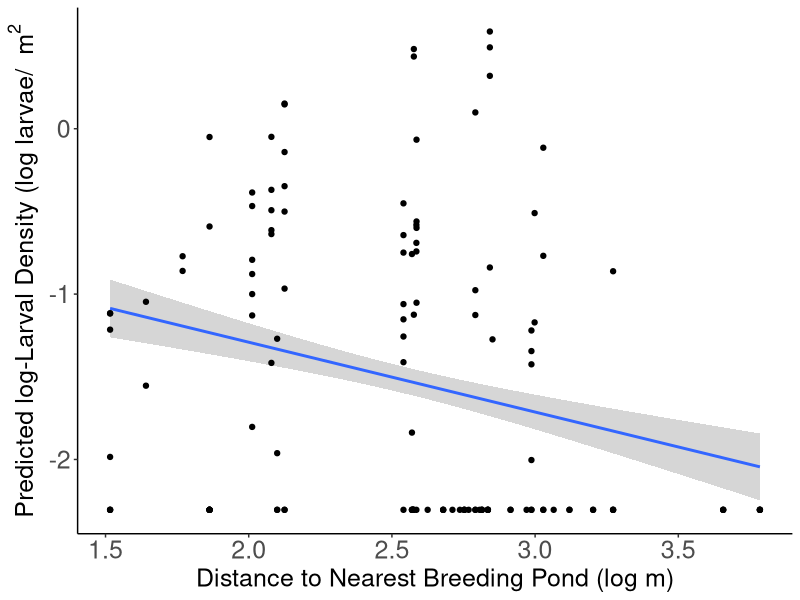
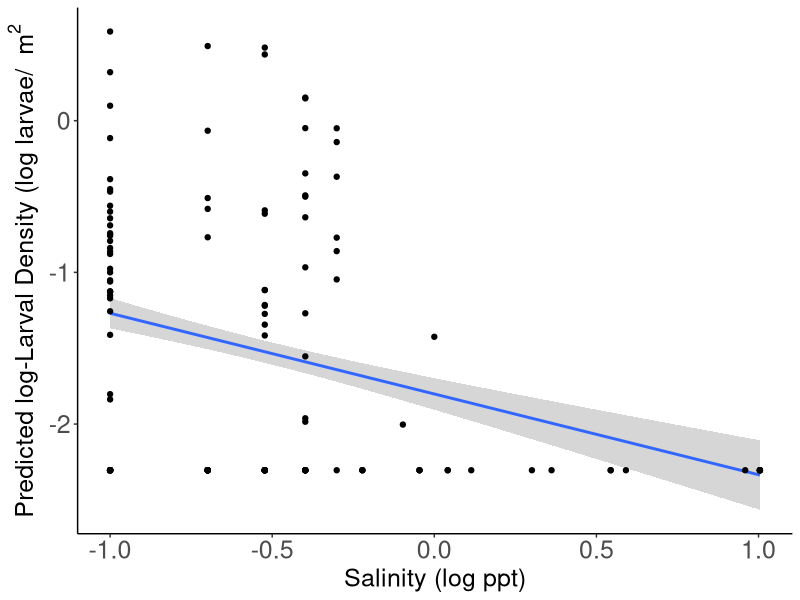
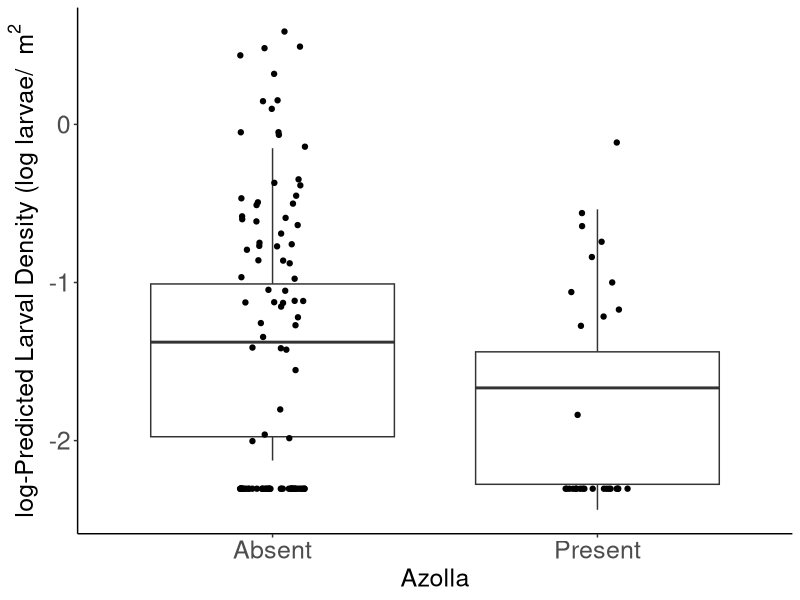
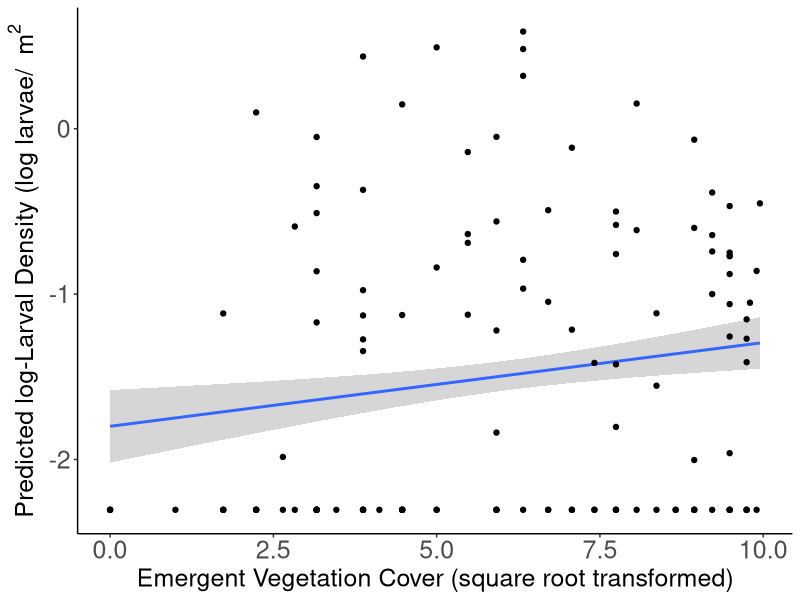
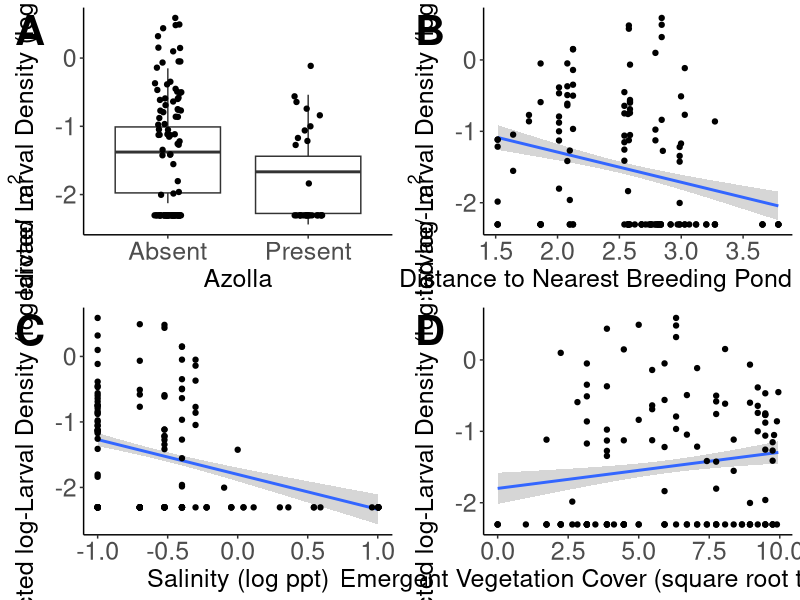
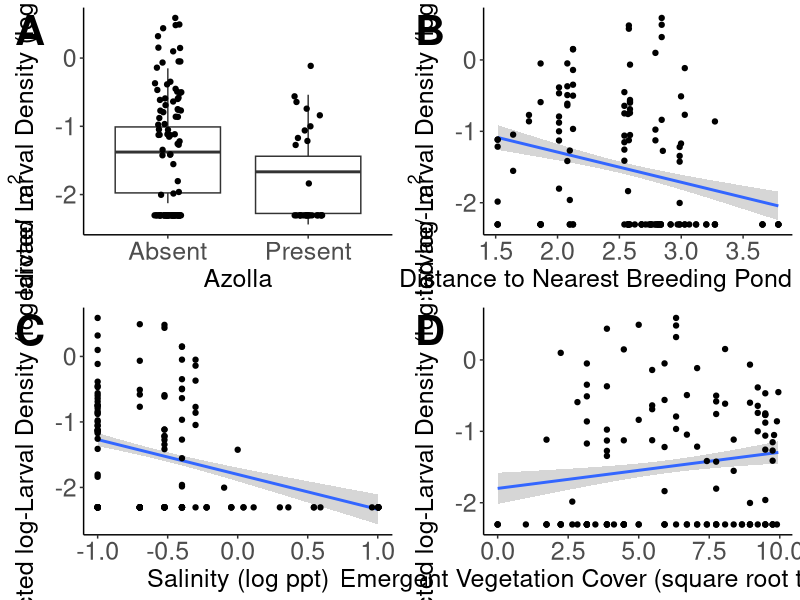

Write the R code that produced these figures, in order.
#Univariate Fits of model data

#Load Packages
library(lme4)
library(lmerTest)
library(tidyverse)
library(broom.mixed)
library(cowplot)


################################################################################
# Read Data 
################################################################################
data <- read_csv("Data/univariate_data.csv") |>
  mutate(azolla = as.factor(azolla),
         vert_pred = as.factor(vert_pred))


################################################################################
# Run univariate models
################################################################################

# Linear fit function generation -----------------------------------------------
uni_model <- function(predictor, data) {
  as.numeric(predictor)
  model <- lmerTest::lmer(log_larv_dens ~ predictor + (1|pond), data = data, na.action = na.exclude)
  print(summary(model))
  anova(model)
}

# Run Models -------------------------------------------------------------------

# Azolla (p = 0.011)**
uni_model(data$azolla, data)

# Depth  (p = 0.15)
uni_model(data$depth, dat = data)

# Distance to nearest breeding pond (p = 0.02)**
uni_model(data$log_dist_to_breed, dat = data)

# Emergent vegetation (p = 0.041) **
uni_model(data$sqr_emergent_veg, dat = data)

# Medium Prey (p = 0.064)
uni_model(data$log_med_prey, dat = data)

# Large Prey (p = 0.694)
uni_model(data$log_large_prey, dat = data)

# Invert Pred (p = 0.712)
uni_model(data$log_invert_pred, dat = data)

# Plankton (p = 0.459)
uni_model(data$log_plankton, dat = data)

# Water Temp (p = 0.949)
uni_model(data$log_water_temp, dat = data)

# DO (p = 0.093)
uni_model(data$log_DO, dat = data)

# Nitrates (p = 0.45)
uni_model(data$log_nitrates, dat = data)

# pH (p = 0.642)
uni_model(data$log_pH, dat = data)

# Salinity (p = 0.014)*
uni_model(data$log_salinity, dat = data)

# Turbidity (p = 0.953)
uni_model(data$log_turbidity, dat = data)

# Chlorophyll (p = 0.674)
uni_model(data$sqrt_chlorophyll, dat = data)

#Suitable 598 (p = 0.417)
uni_model(data$suitable_598, dat = data)


#Suitable 598 split (p = 0.421)
uni_model(data$suitable_598_split, dat = data)

################################################################################




################################################################################
# Quadratic Models
################################################################################

# Quadratic Model function generation ------------------------------------------
quad_model <- function(predictor, data) {
  model <- lmer(log_larv_dens ~ poly(predictor,2) + (1|pond), data = data, na.action = na.exclude)
  summary(model)
}


# Depth
dat <- data |>
  dplyr::select(depth, log_larv_dens, pond) |>
  drop_na()

quad_model(dat$depth, dat)


# Distance to nearest breeding pond
dat <- data |>
  dplyr::select(log_dist_to_breed, log_larv_dens, pond) |>
  drop_na()

quad_model(dat$log_dist_to_breed, dat)


# Emergent vegetation
dat <- data |>
  dplyr::select(sqr_emergent_veg, log_larv_dens, pond) |>
  drop_na()

quad_model(dat$sqr_emergent_veg, dat)


# Medium Prey
dat <- data |>
  dplyr::select(log_med_prey, log_larv_dens, pond) |>
  drop_na()

quad_model(dat$log_med_prey, dat)


# Large Prey
dat <- data |>
  dplyr::select(log_large_prey, log_larv_dens, pond) |>
  drop_na()

quad_model(dat$log_large_prey, dat)


# Invert Pred
dat <- data |>
  dplyr::select(log_invert_pred, log_larv_dens, pond) |>
  drop_na()

quad_model(dat$log_invert_pred, dat)


# Plankton
dat <- data |>
  dplyr::select(log_plankton, log_larv_dens, pond) |>
  drop_na()

quad_model(dat$log_plankton, dat)


# Water Temp
dat <- data |>
  dplyr::select(log_water_temp, log_larv_dens, pond) |>
  drop_na()

quad_model(dat$log_water_temp, dat)


# DO
dat <- data |>
  dplyr::select(log_DO, log_larv_dens, pond) |>
  drop_na()

quad_model(dat$log_DO, dat)


# Nitrates
dat <- data |>
  dplyr::select(log_nitrates, log_larv_dens, pond) |>
  drop_na()

quad_model(dat$log_nitrates, dat)


# pH
dat <- data |>
  dplyr::select(log_pH, log_larv_dens, pond) |>
  drop_na()

quad_model(dat$log_pH, dat)


# Salinity
dat <- data |>
  dplyr::select(log_salinity, log_larv_dens, pond) |>
  drop_na()

quad_model(dat$log_salinity, dat)


# Turbidity
dat <- data |>
  dplyr::select(log_turbidity, log_larv_dens, pond) |>
  drop_na()

quad_model(dat$log_turbidity, dat)


# Chlorophyll
dat <- data |>
  dplyr::select(sqrt_chlorophyll, log_larv_dens, pond) |>
  drop_na()

quad_model(dat$sqrt_chlorophyll, dat)




################################################################################
# Visualizing the four significant bivariate fits 
################################################################################

## Distance Model --------------------------------------------------------------
distance_model <- lmer(log_larv_dens ~ log_dist_to_breed +  (1|pond), data = data)
summary(distance_model)

tidy_distance <- augment(distance_model)

### This plots the actual datapoints but fits a line to the predicted effects
distance_plot <- ggplot(data = tidy_distance,
       mapping = aes(x = log_dist_to_breed,
                     y = .fitted))+
  geom_smooth(method = "lm", level = 0.95)+
  geom_point(mapping = aes(x = log_dist_to_breed,
                           y = log_larv_dens)) +
  labs(x = "Distance to Nearest Breeding Pond (log m)",
       y = "Predicted log-Larval Density (log larvae/ " ~m^2) +
  theme_classic() +
  theme(axis.title = element_text(size = 18),
        axis.text = element_text(size = 18),
        title = element_text(size = 20))

distance_plot

##Salinity Model ---------------------------------------------------------------
salinity_model <- lmer(log_larv_dens ~ log_salinity +  (1|pond), data = data)
summary(salinity_model)
tidy_salinity <- augment(salinity_model)

### This plots the actual datapoints but fits a line to the predicted response
salinity_plot <- ggplot(data = tidy_salinity,
       mapping = aes(x = log_salinity,
                     y = .fitted))+
  geom_smooth(method = "lm", level = 0.95)+
  geom_point(mapping = aes(x = log_salinity,
                           y = log_larv_dens)) +
  labs(x = "Salinity (log ppt)",
       y = "Predicted log-Larval Density (log larvae/ " ~m^2) +
  theme_classic() +
  theme(axis.title = element_text(size = 18),
        axis.text = element_text(size = 18),
        title = element_text(size = 20))
 
salinity_plot


## Azolla model ----------------------------------------------------------------
levels(data$azolla) <- c('Absent', 'Present')
azolla_model <- lmer(log_larv_dens ~ azolla +  (1|pond), data = data, na.action = na.exclude)
summary(azolla_model)

tidy_azolla <- augment(azolla_model)

## Boxplot of azolla model predictions. Still uses fits rather than fixed.
## Note, right now the points being displayed are predictions rather than the actual values
azolla_plot <- ggplot(data = tidy_azolla, aes(x = azolla, y = .fitted)) + 
  geom_boxplot() +
  geom_jitter(mapping = aes(x = azolla, y = log_larv_dens), width = 0.1) +
  theme_classic()+
  labs(x = "Azolla",
       y = "log-Predicted Larval Density (log larvae/ " ~m^2) +
  theme(axis.title = element_text(size = 18),
        axis.text = element_text(size = 18),
        title = element_text(size = 20))

azolla_plot

##Vegetation Model ---------------------------------------------------------------
veg_model <- lmer(log_larv_dens ~ sqr_emergent_veg +  (1|pond), data = data, na.action = na.exclude)
summary(salinity_model)
tidy_veg <- augment(veg_model)

### This plots the actual datapoints but fits a line to the predicted response
veg_plot <- ggplot(data = tidy_veg,
       mapping = aes(x = sqr_emergent_veg,
                     y = .fitted))+
  geom_smooth(method = "lm", level = 0.95)+
  geom_point(mapping = aes(x = sqr_emergent_veg,
                           y = log_larv_dens)) +
  labs(x = "Emergent Vegetation Cover (square root transformed)",
       y = "Predicted log-Larval Density (log larvae/ " ~m^2) +
  theme_classic() +
  theme(axis.title = element_text(size = 18),
        axis.text = element_text(size = 18),
        title = element_text(size = 20))
 
veg_plot



multiPlot <- cowplot::plot_grid(azolla_plot, distance_plot, salinity_plot, veg_plot,
                                nrow = 2,
                                labels = c("A", "B", "C", "D"),
                                label_size = 30)
multiPlot
ggsave("Figures/bivariate_fits.png", multiPlot, width = 25, height = 15)
